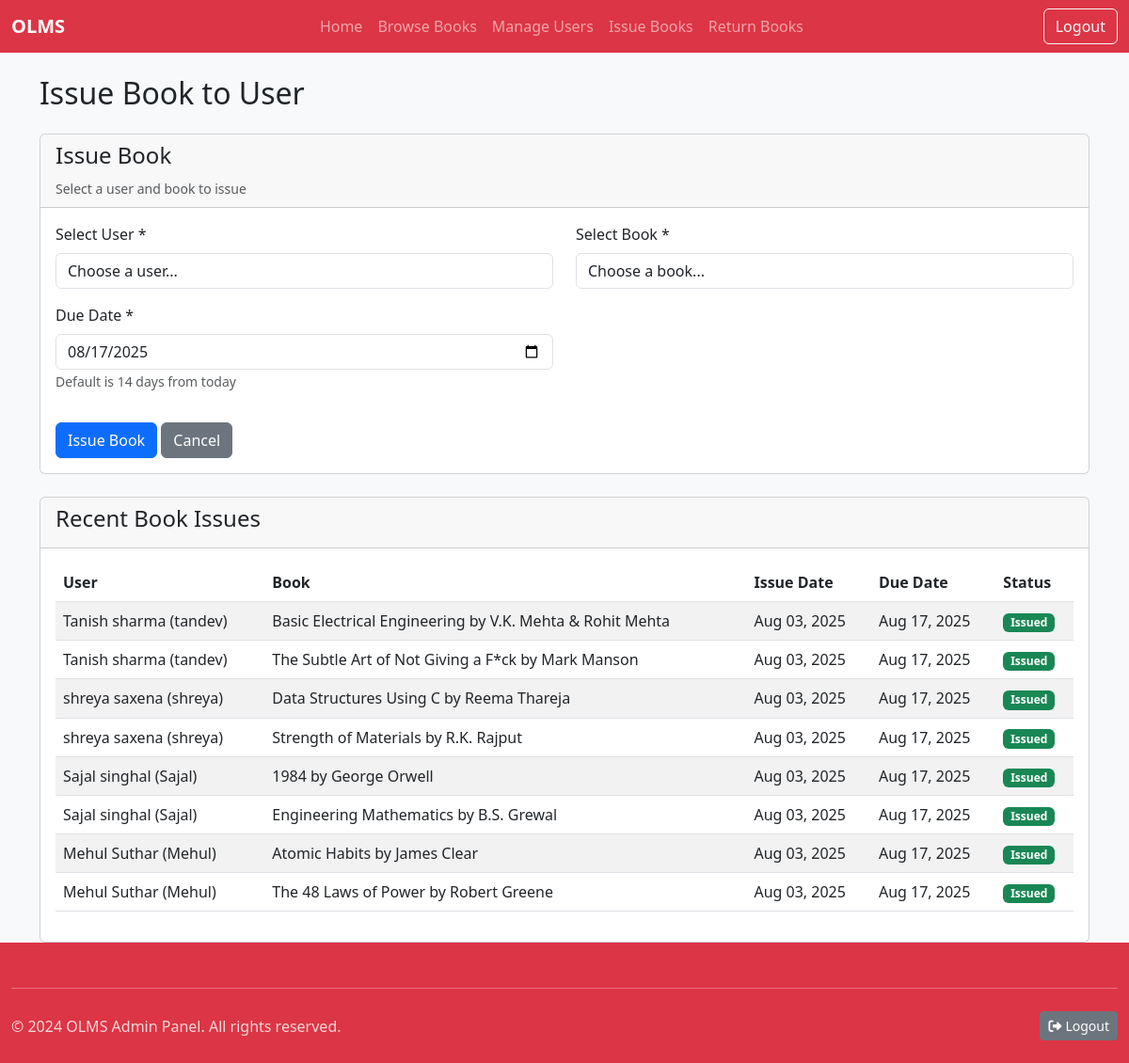
The app's page /Admin_dashboard/issue_book.php (signed in) with its own data.
### tables this page shows
CREATE TABLE `book_issues` (
  `id` int(11) NOT NULL,
  `user_id` int(11) NOT NULL,
  `book_id` int(11) NOT NULL,
  `issue_date` datetime DEFAULT current_timestamp(),
  `due_date` datetime NOT NULL,
  `return_date` datetime DEFAULT NULL,
  `status` enum('issued','returned','overdue') DEFAULT 'issued',
  `fine_amount` decimal(10,2) DEFAULT 0.00,
  `fine_paid` tinyint(1) DEFAULT 0
);

CREATE TABLE `users` (
  `id` int(11) NOT NULL,
  `fullname` varchar(100) NOT NULL,
  `username` varchar(50) NOT NULL,
  `email` varchar(100) NOT NULL,
  `password` varchar(255) NOT NULL,
  `address` text DEFAULT NULL,
  `role` enum('user','admin') DEFAULT 'user',
  `created_at` timestamp NOT NULL DEFAULT current_timestamp()
);

CREATE TABLE `books` (
  `id` int(11) NOT NULL,
  `title` varchar(200) NOT NULL,
  `author` varchar(100) NOT NULL,
  `category` varchar(50) NOT NULL,
  `description` text DEFAULT NULL,
  `cover` varchar(500) DEFAULT NULL,
  `quantity` int(11) DEFAULT 1,
  `created_at` timestamp NOT NULL DEFAULT current_timestamp()
);

### Admin_dashboard/issue_book.php (the view, shortened to what this page needs)
<?php
include("../database/config.php");
$default_due_date = date('Y-m-d', strtotime('+14 days'));
?>
<!DOCTYPE html>
<html lang="en">
<head>
    <link href="https://cdn.jsdelivr.net/npm/bootstrap@5.3.0/dist/css/bootstrap.min.css" rel="stylesheet">
     <link rel="stylesheet" href="https://cdnjs.cloudflare.com/ajax/libs/font-awesome/6.0.0/css/all.min.css">
    <link rel="stylesheet" href="../asset/style.css">
</head>
<body class="admin-dashboard">
    <?php include("navbar_admin.php"); ?>
    <div class="main-content">
    <div class="container mt-4">
        <div class="row">
            <div class="col-md-12">
                <h2 class="mb-4">Issue Book to User</h2>
                <div class="card">
                    <div class="card-header">
                        <h4>Issue Book</h4>
                        <small class="text-muted">Select a user and book to issue</small>
                    </div>
                    <div class="card-body">
                        <form method="POST">
                            <div class="row">
                                <div class="col-md-6 mb-3">
                                    <label for="user_id" class="form-label">Select User *</label>
                                    <select class="form-control" id="user_id" name="user_id" required>
                                        <option value="">Choose a user...</option>
                                    </select>
                                </div>
                                <div class="col-md-6 mb-3">
                                    <label for="book_id" class="form-label">Select Book *</label>
                                    <select class="form-control" id="book_id" name="book_id" required>
                                        <option value="">Choose a book...</option>
                                    </select>
                                </div>
                            </div>
                            <div class="row">
                                <div class="col-md-6 mb-3">
                                    <label for="due_date" class="form-label">Due Date *</label>
                                    <input type="date"
                                           class="form-control"
                                           id="due_date"
                                           name="due_date"
                                           value="<?php echo $default_due_date; ?>"
                                           min="<?php echo date('Y-m-d'); ?>"
                                           required>
                                    <small class="text-muted">Default is 14 days from today</small>
                                </div>
                            </div>
                            <div class="mt-3">
                                <button type="submit" name="issue_book" class="btn btn-primary">
                                    <i class="bi bi-book"></i> Issue Book
                                </button>
                                <a href="admindashboard.php" class="btn btn-secondary">Cancel</a>
                            </div>
                        </form>
                    </div>
                </div>
                <div class="card mt-4">
                    <div class="card-header">
                        <h4>Recent Book Issues</h4>
                    </div>
                    <div class="card-body">
                        <?php
                        $recent_issues_query = "SELECT bi.*, u.fullname, u.username, b.title, b.author
                                              FROM book_issues bi
                                              JOIN users u ON bi.user_id = u.id
                                              JOIN books b ON bi.book_id = b.id
                                              WHERE bi.status IN ('issued', 'overdue')
                                              ORDER BY bi.issue_date DESC
                                              LIMIT 10";
                        $recent_issues = mysqli_query($conn, $recent_issues_query);
                        ?>
                        <?php if (mysqli_num_rows($recent_issues) > 0): ?>
                        <div class="table-responsive">
                            <table class="table table-striped">
                                <thead>
                                    <tr>
                                        <th>User</th>
                                        <th>Book</th>
                                        <th>Issue Date</th>
                                        <th>Due Date</th>
                                        <th>Status</th>
                                    </tr>
                                </thead>
                                <tbody>
                                    <?php while ($issue = mysqli_fetch_assoc($recent_issues)): ?>
                                    <tr>
                                        <td><?php echo htmlspecialchars($issue['fullname'] . ' (' . $issue['username'] . ')'); ?></td>
                                        <td><?php echo htmlspecialchars($issue['title'] . ' by ' . $issue['author']); ?></td>
                                        <td><?php echo date('M d, Y', strtotime($issue['issue_date'])); ?></td>
                                        <td><?php echo date('M d, Y', strtotime($issue['due_date'])); ?></td>
                                        <td>
                                            <span class="badge bg-<?php echo $issue['status'] == 'issued' ? 'success' : 'danger'; ?>">
                                                <?php echo ucfirst($issue['status']); ?>
                                            </span>
                                        </td>
                                    </tr>
                                    <?php endwhile; ?>
                                </tbody>
                            </table>
                        </div>
                        <?php else: ?>
                        <div class="alert alert-info">
                            No recent book issues found.
                        </div>
                        <?php endif; ?>
                    </div>
                </div>
            </div>
        </div>
    </div>
    </div>
  <?php
  include("footer.php");
  ?>
</body>
</html>

### asset/style.css (style rules this page uses)
* { padding: 0; margin: 0; box-sizing: border-box; }
html { height: 100%; }
body { min-height: 100%; display: flex; flex-direction: column; overflow-x: hidden; width: 100%; }
html, body { height: 100%; }
body { min-height: 100vh; display: flex; flex-direction: column; }
.main-content { flex: 1 0 auto; min-height: calc(100vh - 200px); }
.admin-dashboard { background-color: #f8f9fa; }

### records on screen
book_issues: user.username "Tanish sharma (tandev)", book.author "Basic Electrical Engineering by V.K. Mehta & Rohit Mehta", issue_date "Aug 03, 2025", due_date "Aug 17, 2025", status "Issued"
book_issues: user.username "Tanish sharma (tandev)", book.author "The Subtle Art of Not Giving a F*ck by Mark Manson", issue_date "Aug 03, 2025", due_date "Aug 17, 2025", status "Issued"
book_issues: user.username "shreya saxena (shreya)", book.author "Data Structures Using C by Reema Thareja", issue_date "Aug 03, 2025", due_date "Aug 17, 2025", status "Issued"
book_issues: user.username "shreya saxena (shreya)", book.author "Strength of Materials by R.K. Rajput", issue_date "Aug 03, 2025", due_date "Aug 17, 2025", status "Issued"
book_issues: user.username "Sajal singhal (Sajal)", book.author "1984 by George Orwell", issue_date "Aug 03, 2025", due_date "Aug 17, 2025", status "Issued"
book_issues: user.username "Sajal singhal (Sajal)", book.author "Engineering Mathematics by B.S. Grewal", issue_date "Aug 03, 2025", due_date "Aug 17, 2025", status "Issued"
book_issues: user.username "Mehul Suthar (Mehul)", book.author "Atomic Habits by James Clear", issue_date "Aug 03, 2025", due_date "Aug 17, 2025", status "Issued"
book_issues: user.username "Mehul Suthar (Mehul)", book.author "The 48 Laws of Power by Robert Greene", issue_date "Aug 03, 2025", due_date "Aug 17, 2025", status "Issued"
